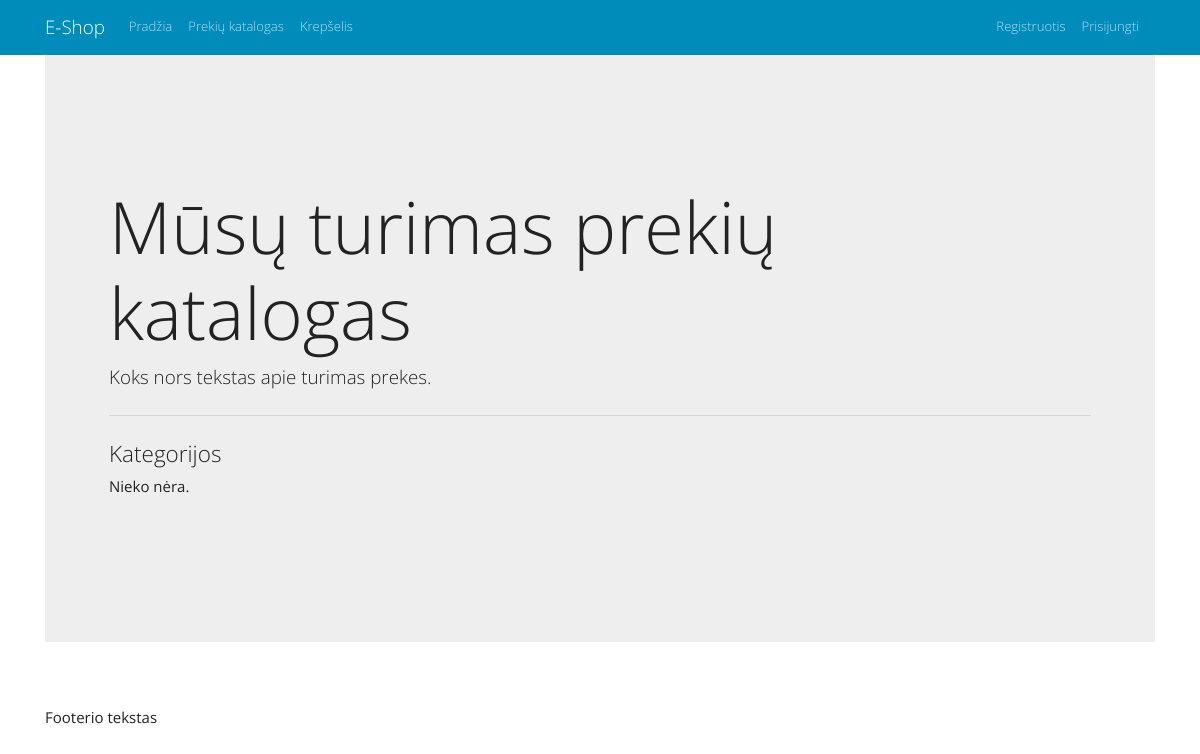
Before: /views/catalog/category.php with the older database file.
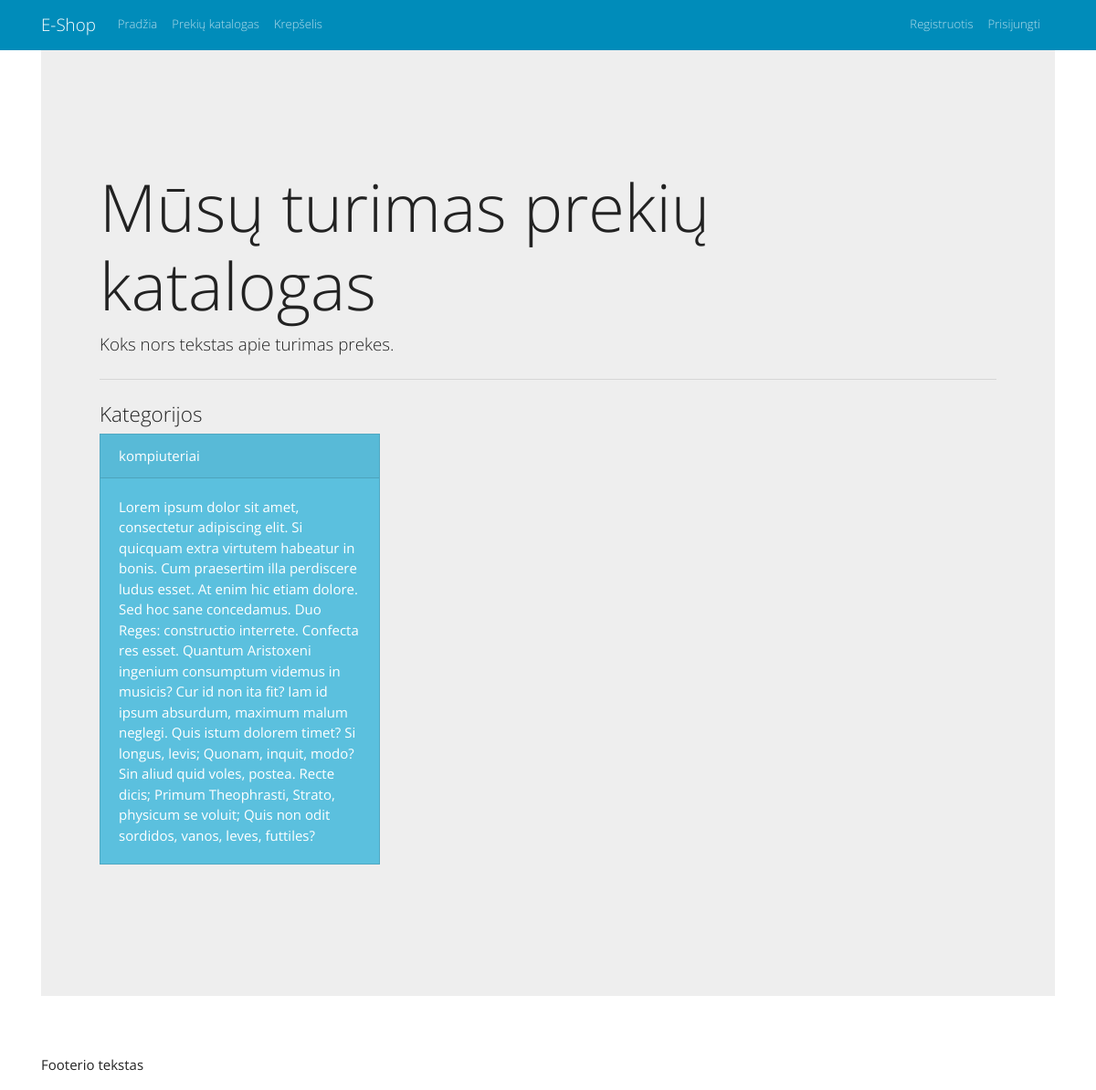
After: the same page with the newer database file.
### tables this page shows
CREATE TABLE `categories` (
  `id` int(10) UNSIGNED NOT NULL,
  `title` varchar(45) NOT NULL,
  `description` longtext,
  `parent_category_id` int(10) UNSIGNED DEFAULT NULL
);

### views/catalog/category.php (the view, shortened to what this page needs)
<?php include("../../header.php"); ?>
<h1 class="display-3">Mūsų turimas prekių katalogas</h1>
<p class="lead">Koks nors tekstas apie turimas prekes.</p>
<hr class="my-4">
<?php
    $categoryId = 0;
    $pageHeading = "";
    $sql = "SELECT `id`, `title`, `description`, `parent_category_id` FROM `categories` WHERE parent_category_id=$categoryId";
    $result = $conn->query($sql);
?>
<div class="row">
    <div class="col">
        <h4>Kategorijos <?php echo $pageHeading; ?></h4>
    </div>
</div>
<div class="row">
<?php
    if ($result->num_rows > 0) {
        while($row = $result->fetch_assoc()) {
            ?>
                <div class="col-4">
                    <div class="card text-white bg-info mb-3">
                        <div class="card-header">
                            <a href="./category.php?id=<?php echo $row['id']; ?>" class="text-white">
                                <?php echo $row["title"]; ?>
                            </a>
                        </div>
                        <div class="card-body">
                            <p class="card-text"><?php echo $row["description"]; ?></p>
                        </div>
                    </div>
                </div>
            <?php
        }
    } else {
        echo '<div class="col"><p>Nieko nėra.</p></div>';
    }
?>
</div>
<?php include("../../footer.php"); ?>

Changed rows visible on the page:
now on this page (row edited): categories: title "kompiuteriai", description "Lorem ipsum dolor sit amet, consectetur adipiscing elit. Si quicquam extra virtutem habeatur in bonis. Cum praesertim illa perdiscere ludus esset. At enim hic etiam dolore. Sed hoc sane concedamus. Duo Reges: constructio interrete. Confecta res esset. Quantum Aristoxeni ingenium consumptum videmus in musicis? Cur id non ita fit? Iam id ipsum absurdum, maximum malum neglegi. Quis istum dolorem timet? Si longus, levis; Quonam, inquit, modo? Sin aliud quid voles, postea. Recte dicis; Primum Theophrasti, Strato, physicum se voluit; Quis non odit sordidos, vanos, leves, futtiles?"
Other visible differences:
text no longer shown: "Nieko nėra."
